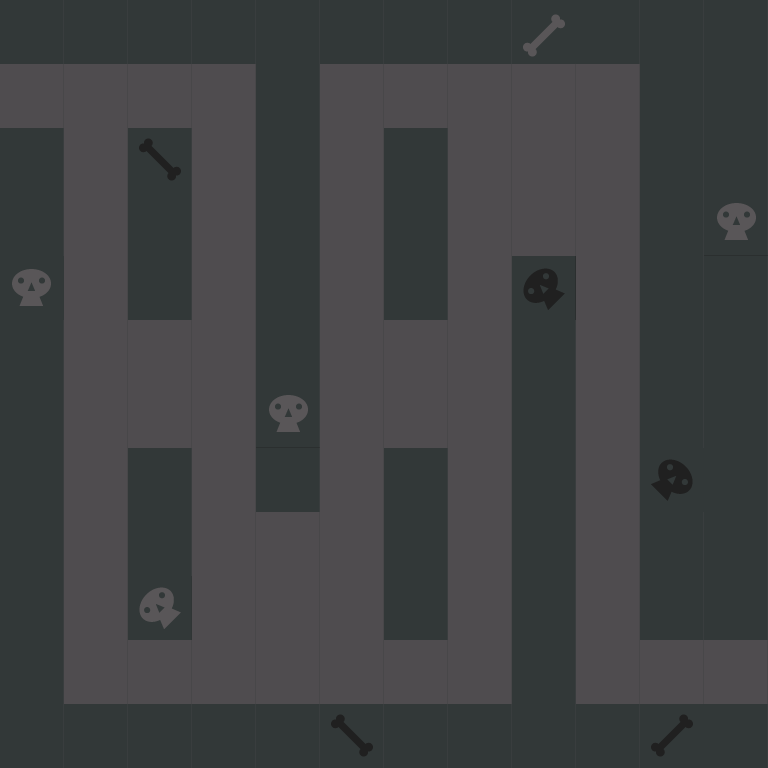

Tiled map render using the project's own tile images. Description and the whole map definition, tile-layer contents included, below:
An orthogonal 12x12 tile map with 64x64 px tiles, 1 tile layer (background) and 6 objects (2x 4, 2x 3, start, end).

<map version="1.0" orientation="orthogonal" renderorder="left-up" width="12" height="12" tilewidth="64" tileheight="64" nextobjectid="25">
 <tileset firstgid="1" name="new_tiled_set" tilewidth="64" tileheight="64" tilecount="132" columns="11">
  <image source="tiledsets/new_tiled_set.png" width="766" height="768" />
  <tile id="0">
   <properties>
    <property name="description" value="wall" />
   </properties>
  </tile>
  <tile id="1">
   <properties>
    <property name="description" value="wall" />
   </properties>
  </tile>
  <tile id="2">
   <properties>
    <property name="description" value="wall" />
   </properties>
  </tile>
  <tile id="3">
   <properties>
    <property name="description" value="wall" />
   </properties>
  </tile>
  <tile id="4">
   <properties>
    <property name="description" value="wall" />
   </properties>
  </tile>
  <tile id="5">
   <properties>
    <property name="description" value="wall" />
   </properties>
  </tile>
  <tile id="6">
   <properties>
    <property name="description" value="wall" />
   </properties>
  </tile>
  <tile id="7">
   <properties>
    <property name="description" value="wall" />
   </properties>
  </tile>
  <tile id="8">
   <properties>
    <property name="description" value="wall" />
   </properties>
  </tile>
  <tile id="9">
   <properties>
    <property name="description" value="wall" />
   </properties>
  </tile>
  <tile id="10">
   <properties>
    <property name="description" value="wall" />
   </properties>
  </tile>
  <tile id="11">
   <properties>
    <property name="description" value="ground" />
   </properties>
  </tile>
  <tile id="12">
   <properties>
    <property name="description" value="ground" />
   </properties>
  </tile>
  <tile id="13">
   <properties>
    <property name="description" value="ground" />
   </properties>
  </tile>
  <tile id="14">
   <properties>
    <property name="description" value="ground" />
   </properties>
  </tile>
  <tile id="15">
   <properties>
    <property name="description" value="wall" />
   </properties>
  </tile>
  <tile id="16">
   <properties>
    <property name="description" value="ground" />
   </properties>
  </tile>
  <tile id="17">
   <properties>
    <property name="description" value="ground" />
   </properties>
  </tile>
  <tile id="18">
   <properties>
    <property name="description" value="ground" />
   </properties>
  </tile>
  <tile id="19">
   <properties>
    <property name="description" value="ground" />
   </properties>
  </tile>
  <tile id="20">
   <properties>
    <property name="description" value="ground" />
   </properties>
  </tile>
  <tile id="21">
   <properties>
    <property name="description" value="wall" />
   </properties>
  </tile>
  <tile id="22">
   <properties>
    <property name="description" value="wall" />
   </properties>
  </tile>
  <tile id="23">
   <properties>
    <property name="description" value="ground" />
   </properties>
  </tile>
  <tile id="24">
   <properties>
    <property name="description" value="ground" />
   </properties>
  </tile>
  <tile id="25">
   <properties>
    <property name="description" value="ground" />
   </properties>
  </tile>
  <tile id="26">
   <properties>
    <property name="description" value="wall" />
   </properties>
  </tile>
  <tile id="27">
   <properties>
    <property name="description" value="ground" />
   </properties>
  </tile>
  <tile id="28">
   <properties>
    <property name="description" value="ground" />
   </properties>
  </tile>
  <tile id="29">
   <properties>
    <property name="description" value="ground" />
   </properties>
  </tile>
  <tile id="30">
   <properties>
    <property name="description" value="wall" />
   </properties>
  </tile>
  <tile id="31">
   <properties>
    <property name="description" value="ground" />
   </properties>
  </tile>
  <tile id="32">
   <properties>
    <property name="description" value="wall" />
   </properties>
  </tile>
  <tile id="33">
   <properties>
    <property name="description" value="wall" />
   </properties>
  </tile>
  <tile id="34">
   <properties>
    <property name="description" value="ground" />
   </properties>
  </tile>
  <tile id="35">
   <properties>
    <property name="description" value="ground" />
   </properties>
  </tile>
  <tile id="36">
   <properties>
    <property name="description" value="ground" />
   </properties>
  </tile>
  <tile id="37">
   <properties>
    <property name="description" value="wall" />
   </properties>
  </tile>
  <tile id="38">
   <properties>
    <property name="description" value="ground" />
   </properties>
  </tile>
  <tile id="39">
   <properties>
    <property name="description" value="ground" />
   </properties>
  </tile>
  <tile id="40">
   <properties>
    <property name="description" value="ground" />
   </properties>
  </tile>
  <tile id="41">
   <properties>
    <property name="description" value="wall" />
   </properties>
  </tile>
  <tile id="42">
   <properties>
    <property name="description" value="ground" />
   </properties>
  </tile>
  <tile id="43">
   <properties>
    <property name="description" value="wall" />
   </properties>
  </tile>
  <tile id="44">
   <properties>
    <property name="description" value="wall" />
   </properties>
  </tile>
  <tile id="45">
   <properties>
    <property name="description" value="ground" />
   </properties>
  </tile>
  <tile id="46">
   <properties>
    <property name="description" value="ground" />
   </properties>
  </tile>
  <tile id="47">
   <properties>
    <property name="description" value="ground" />
   </properties>
  </tile>
  <tile id="48">
   <properties>
    <property name="description" value="wall" />
   </properties>
  </tile>
  <tile id="49">
   <properties>
    <property name="description" value="ground" />
   </properties>
  </tile>
  <tile id="50">
   <properties>
    <property name="description" value="ground" />
   </properties>
  </tile>
  <tile id="51">
   <properties>
    <property name="description" value="ground" />
   </properties>
  </tile>
  <tile id="52">
   <properties>
    <property name="description" value="wall" />
   </properties>
  </tile>
  <tile id="53">
   <properties>
    <property name="description" value="ground" />
   </properties>
  </tile>
  <tile id="54">
   <properties>
    <property name="description" value="wall" />
   </properties>
  </tile>
  <tile id="55">
   <properties>
    <property name="description" value="wall" />
   </properties>
  </tile>
  <tile id="56">
   <properties>
    <property name="description" value="ground" />
   </properties>
  </tile>
  <tile id="57">
   <properties>
    <property name="description" value="ground" />
   </properties>
  </tile>
  <tile id="58">
   <properties>
    <property name="description" value="ground" />
   </properties>
  </tile>
  <tile id="59">
   <properties>
    <property name="description" value="wall" />
   </properties>
  </tile>
  <tile id="60">
   <properties>
    <property name="description" value="ground" />
   </properties>
  </tile>
  <tile id="61">
   <properties>
    <property name="description" value="ground" />
   </properties>
  </tile>
  <tile id="62">
   <properties>
    <property name="description" value="ground" />
   </properties>
  </tile>
  <tile id="63">
   <properties>
    <property name="description" value="wall" />
   </properties>
  </tile>
  <tile id="64">
   <properties>
    <property name="description" value="ground" />
   </properties>
  </tile>
  <tile id="65">
   <properties>
    <property name="description" value="wall" />
   </properties>
  </tile>
  <tile id="66">
   <properties>
    <property name="description" value="wall" />
   </properties>
  </tile>
  <tile id="67">
   <properties>
    <property name="description" value="ground" />
   </properties>
  </tile>
  <tile id="68">
   <properties>
    <property name="description" value="ground" />
   </properties>
  </tile>
  <tile id="69">
   <properties>
    <property name="description" value="ground" />
   </properties>
  </tile>
  <tile id="70">
   <properties>
    <property name="description" value="wall" />
   </properties>
  </tile>
  <tile id="71">
   <properties>
    <property name="description" value="ground" />
   </properties>
  </tile>
  <tile id="72">
   <properties>
    <property name="description" value="ground" />
   </properties>
  </tile>
  <tile id="73">
   <properties>
    <property name="description" value="ground" />
   </properties>
  </tile>
  <tile id="74">
   <properties>
    <property name="description" value="wall" />
   </properties>
  </tile>
  <tile id="75">
   <properties>
    <property name="description" value="ground" />
   </properties>
  </tile>
  <tile id="76">
   <properties>
    <property name="description" value="wall" />
   </properties>
  </tile>
  <tile id="77">
   <properties>
    <property name="description" value="wall" />
   </properties>
  </tile>
  <tile id="78">
   <properties>
    <property name="description" value="ground" />
   </properties>
  </tile>
  <tile id="79">
   <properties>
    <property name="description" value="ground" />
   </properties>
  </tile>
  <tile id="80">
   <properties>
    <property name="description" value="ground" />
   </properties>
  </tile>
  <tile id="81">
   <properties>
    <property name="description" value="wall" />
   </properties>
  </tile>
  <tile id="82">
   <properties>
    <property name="description" value="ground" />
   </properties>
  </tile>
  <tile id="83">
   <properties>
    <property name="description" value="ground" />
   </properties>
  </tile>
  <tile id="84">
   <properties>
    <property name="description" value="ground" />
   </properties>
  </tile>
  <tile id="85">
   <properties>
    <property name="description" value="wall" />
   </properties>
  </tile>
  <tile id="86">
   <properties>
    <property name="description" value="ground" />
   </properties>
  </tile>
  <tile id="87">
   <properties>
    <property name="description" value="wall" />
   </properties>
  </tile>
  <tile id="88">
   <properties>
    <property name="description" value="wall" />
   </properties>
  </tile>
  <tile id="89">
   <properties>
    <property name="description" value="ground" />
   </properties>
  </tile>
  <tile id="90">
   <properties>
    <property name="description" value="ground" />
   </properties>
  </tile>
  <tile id="91">
   <properties>
    <property name="description" value="ground" />
   </properties>
  </tile>
  <tile id="92">
   <properties>
    <property name="description" value="wall" />
   </properties>
  </tile>
  <tile id="93">
   <properties>
    <property name="description" value="ground" />
   </properties>
  </tile>
  <tile id="94">
   <properties>
    <property name="description" value="ground" />
   </properties>
  </tile>
  <tile id="95">
   <properties>
    <property name="description" value="ground" />
   </properties>
  </tile>
  <tile id="96">
   <properties>
    <property name="description" value="wall" />
   </properties>
  </tile>
  <tile id="97">
   <properties>
    <property name="description" value="ground" />
   </properties>
  </tile>
  <tile id="98">
   <properties>
    <property name="description" value="wall" />
   </properties>
  </tile>
  <tile id="99">
   <properties>
    <property name="description" value="wall" />
   </properties>
  </tile>
  <tile id="100">
   <properties>
    <property name="description" value="ground" />
   </properties>
  </tile>
  <tile id="101">
   <properties>
    <property name="description" value="ground" />
   </properties>
  </tile>
  <tile id="102">
   <properties>
    <property name="description" value="ground" />
   </properties>
  </tile>
  <tile id="103">
   <properties>
    <property name="description" value="wall" />
   </properties>
  </tile>
  <tile id="104">
   <properties>
    <property name="description" value="ground" />
   </properties>
  </tile>
  <tile id="105">
   <properties>
    <property name="description" value="ground" />
   </properties>
  </tile>
  <tile id="106">
   <properties>
    <property name="description" value="ground" />
   </properties>
  </tile>
  <tile id="107">
   <properties>
    <property name="description" value="wall" />
   </properties>
  </tile>
  <tile id="108">
   <properties>
    <property name="description" value="ground" />
   </properties>
  </tile>
  <tile id="109">
   <properties>
    <property name="description" value="wall" />
   </properties>
  </tile>
  <tile id="110">
   <properties>
    <property name="description" value="wall" />
   </properties>
  </tile>
  <tile id="111">
   <properties>
    <property name="description" value="ground" />
   </properties>
  </tile>
  <tile id="112">
   <properties>
    <property name="description" value="ground" />
   </properties>
  </tile>
  <tile id="113">
   <properties>
    <property name="description" value="ground" />
   </properties>
  </tile>
  <tile id="114">
   <properties>
    <property name="description" value="ground" />
   </properties>
  </tile>
  <tile id="115">
   <properties>
    <property name="description" value="ground" />
   </properties>
  </tile>
  <tile id="116">
   <properties>
    <property name="description" value="ground" />
   </properties>
  </tile>
  <tile id="117">
   <properties>
    <property name="description" value="ground" />
   </properties>
  </tile>
  <tile id="118">
   <properties>
    <property name="description" value="wall" />
   </properties>
  </tile>
  <tile id="119">
   <properties>
    <property name="description" value="ground" />
   </properties>
  </tile>
  <tile id="120">
   <properties>
    <property name="description" value="ground" />
   </properties>
  </tile>
  <tile id="121">
   <properties>
    <property name="description" value="wall" />
   </properties>
  </tile>
  <tile id="122">
   <properties>
    <property name="description" value="wall" />
   </properties>
  </tile>
  <tile id="123">
   <properties>
    <property name="description" value="wall" />
   </properties>
  </tile>
  <tile id="124">
   <properties>
    <property name="description" value="wall" />
   </properties>
  </tile>
  <tile id="125">
   <properties>
    <property name="description" value="wall" />
   </properties>
  </tile>
  <tile id="126">
   <properties>
    <property name="description" value="wall" />
   </properties>
  </tile>
  <tile id="127">
   <properties>
    <property name="description" value="wall" />
   </properties>
  </tile>
  <tile id="128">
   <properties>
    <property name="description" value="wall" />
   </properties>
  </tile>
  <tile id="129">
   <properties>
    <property name="description" value="wall" />
   </properties>
  </tile>
  <tile id="130">
   <properties>
    <property name="description" value="wall" />
   </properties>
  </tile>
  <tile id="131">
   <properties>
    <property name="description" value="wall" />
   </properties>
  </tile>
 </tileset>
 <layer name="background" width="12" height="12">
  <data>
   <tile gid="38" />
   <tile gid="38" />
   <tile gid="38" />
   <tile gid="38" />
   <tile gid="38" />
   <tile gid="38" />
   <tile gid="38" />
   <tile gid="38" />
   <tile gid="5" />
   <tile gid="38" />
   <tile gid="38" />
   <tile gid="38" />
   <tile gid="15" />
   <tile gid="15" />
   <tile gid="15" />
   <tile gid="15" />
   <tile gid="38" />
   <tile gid="15" />
   <tile gid="15" />
   <tile gid="15" />
   <tile gid="15" />
   <tile gid="15" />
   <tile gid="38" />
   <tile gid="38" />
   <tile gid="38" />
   <tile gid="15" />
   <tile gid="71" />
   <tile gid="15" />
   <tile gid="38" />
   <tile gid="15" />
   <tile gid="38" />
   <tile gid="15" />
   <tile gid="15" />
   <tile gid="15" />
   <tile gid="38" />
   <tile gid="38" />
   <tile gid="38" />
   <tile gid="15" />
   <tile gid="38" />
   <tile gid="15" />
   <tile gid="38" />
   <tile gid="15" />
   <tile gid="38" />
   <tile gid="15" />
   <tile gid="15" />
   <tile gid="15" />
   <tile gid="38" />
   <tile gid="104" />
   <tile gid="22" />
   <tile gid="15" />
   <tile gid="38" />
   <tile gid="15" />
   <tile gid="38" />
   <tile gid="15" />
   <tile gid="38" />
   <tile gid="15" />
   <tile gid="53" />
   <tile gid="15" />
   <tile gid="38" />
   <tile gid="38" />
   <tile gid="38" />
   <tile gid="15" />
   <tile gid="15" />
   <tile gid="15" />
   <tile gid="38" />
   <tile gid="15" />
   <tile gid="15" />
   <tile gid="15" />
   <tile gid="38" />
   <tile gid="15" />
   <tile gid="38" />
   <tile gid="38" />
   <tile gid="38" />
   <tile gid="15" />
   <tile gid="15" />
   <tile gid="15" />
   <tile gid="104" />
   <tile gid="15" />
   <tile gid="15" />
   <tile gid="15" />
   <tile gid="38" />
   <tile gid="15" />
   <tile gid="38" />
   <tile gid="38" />
   <tile gid="38" />
   <tile gid="15" />
   <tile gid="38" />
   <tile gid="15" />
   <tile gid="38" />
   <tile gid="15" />
   <tile gid="38" />
   <tile gid="15" />
   <tile gid="38" />
   <tile gid="15" />
   <tile gid="88" />
   <tile gid="38" />
   <tile gid="38" />
   <tile gid="15" />
   <tile gid="38" />
   <tile gid="15" />
   <tile gid="15" />
   <tile gid="15" />
   <tile gid="38" />
   <tile gid="15" />
   <tile gid="38" />
   <tile gid="15" />
   <tile gid="38" />
   <tile gid="38" />
   <tile gid="38" />
   <tile gid="15" />
   <tile gid="34" />
   <tile gid="15" />
   <tile gid="15" />
   <tile gid="15" />
   <tile gid="38" />
   <tile gid="15" />
   <tile gid="38" />
   <tile gid="15" />
   <tile gid="38" />
   <tile gid="38" />
   <tile gid="38" />
   <tile gid="15" />
   <tile gid="15" />
   <tile gid="15" />
   <tile gid="15" />
   <tile gid="15" />
   <tile gid="15" />
   <tile gid="15" />
   <tile gid="38" />
   <tile gid="15" />
   <tile gid="15" />
   <tile gid="15" />
   <tile gid="38" />
   <tile gid="38" />
   <tile gid="38" />
   <tile gid="38" />
   <tile gid="38" />
   <tile gid="71" />
   <tile gid="38" />
   <tile gid="38" />
   <tile gid="38" />
   <tile gid="38" />
   <tile gid="44" />
   <tile gid="38" />
  </data>
 </layer>
 <objectgroup name="Enemies">
  <object id="14" type="4" x="145.333" y="80" width="32" height="32">
   <properties>
    <property name="speed" type="float" value="1" />
    <property name="start_direction" type="int" value="3" />
   </properties>
   <ellipse />
  </object>
  <object id="15" type="3" x="144" y="398.667" width="32" height="32">
   <properties>
    <property name="speed" type="float" value="1" />
    <property name="start_direction" type="int" value="4" />
   </properties>
   <ellipse />
  </object>
  <object id="23" type="4" x="401.333" y="336" width="32" height="32">
   <properties>
    <property name="speed" type="float" value="1" />
    <property name="start_direction" type="int" value="4" />
   </properties>
   <ellipse />
  </object>
  <object id="24" type="3" x="398.667" y="658.667" width="32" height="32">
   <properties>
    <property name="speed" type="float" value="1" />
    <property name="start_direction" type="int" value="3" />
   </properties>
   <ellipse />
  </object>
 </objectgroup>
 <objectgroup name="Player">
  <object id="1" name="start" x="0" y="64" width="64" height="64">
   <properties>
    <property name="description" value="start" />
   </properties>
  </object>
  <object id="2" name="end" x="704" y="640" width="64" height="64">
   <properties>
    <property name="description" value="end" />
   </properties>
  </object>
 </objectgroup>
</map>
